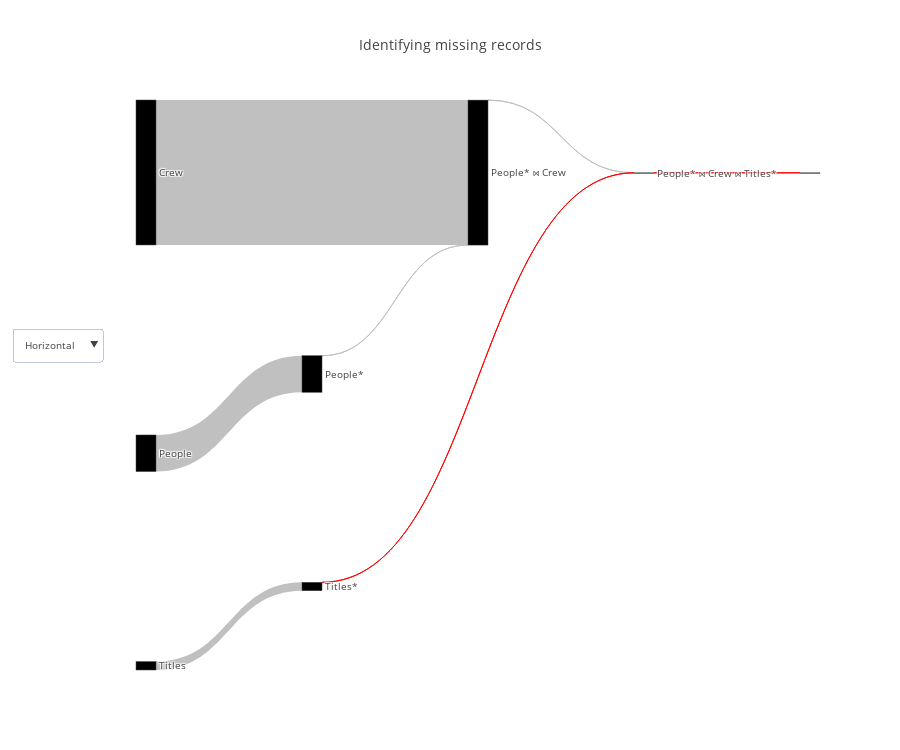

The cell this chart's notebook holds for it:
### Code cell
# cardinality_df = query_renderer.get_cardinality_df(query, con_str)
cardinality_df = pd.read_csv("../proposal/data/missing_records_query_flow_representation.csv")
query_renderer.vizualize(cardinality_df, title="Identifying missing records", metrics=["actual_rows"], open_=False)

### Figure 1 — Plotly figure (JSON) as saved in the notebook; plotly's stock layout.template omitted (floating-point values rounded to 4 significant figures)
{"data": [{"link": {"color": ["silver", "silver", "silver", "silver", "silver", "red", "red"], "label": [null, "Filter condition: (people.name = ANY ('{\"Owen Wilson\",\"Adam Sandler\",\"Jason Segel\"}'::text[]))", null, "Hash Cond ('Inner', '(crew.person_id = people.person_id)')", null, "Filter condition: (titles.genres = 'comedy'::text)", "Join Filter ('Inner', '(crew.title_id = titles.title_id)')"], "source": [0, 1, 2, 3, 4, 5, 6], "target": [1, 3, 3, 6, 5, 6, 7], "value": [10338782, 9, 40955703, 1695, 2379234, 1, 1]}, "node": {"color": [null, null, null, null, null, null, null], "label": ["People", "People*", "Crew", "People* ⋈ Crew", "Titles", "Titles*", "People* ⋈ Crew ⋈ Titles*"], "pad": 200}, "orientation": "h", "type": "sankey", "valueformat": ",", "valuesuffix": [" Rows", " Rows", " Rows", " Rows", " Rows", " Rows", " Rows"]}], "layout": {"font": {"size": 10}, "height": 750, "title": "Identifying missing records", "updatemenus": [{"buttons": [{"args": ["orientation", "h"], "label": "Horizontal", "method": "restyle"}, {"args": ["orientation", "v"], "label": "Vertical", "method": "restyle"}], "y": 0.6}]}}
